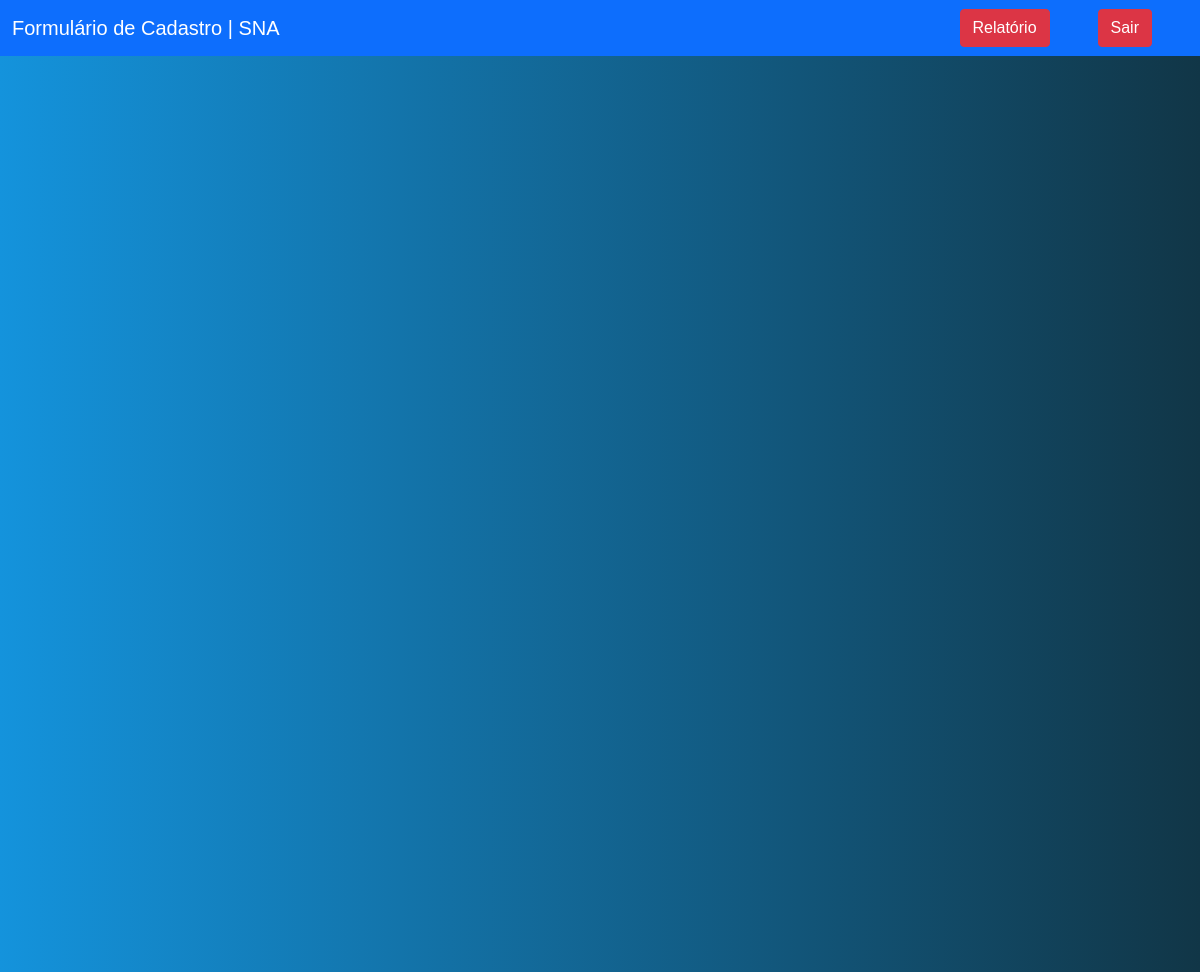
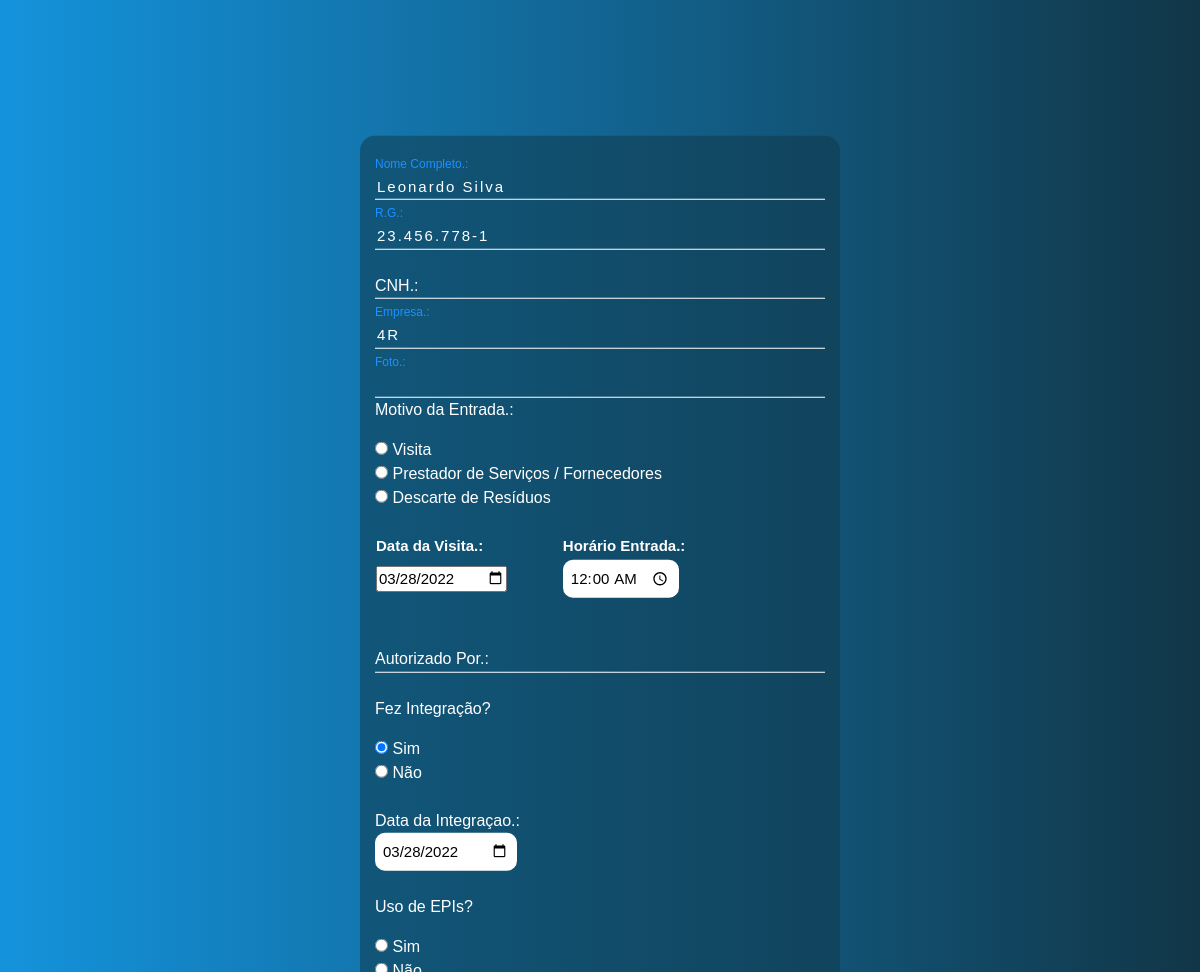
The app's page /formulario/edit.php?id=12 with its own data (2 pictures, top to bottom).
### tables this page shows
CREATE TABLE `tab_cadastro` (
  `id` int(11) NOT NULL,
  `nome` varchar(45) NOT NULL,
  `rg` varchar(20) NOT NULL,
  `cnh` varchar(20) NOT NULL,
  `empresa` varchar(45) NOT NULL,
  `foto` varchar(50) NOT NULL,
  `motivo` varchar(50) NOT NULL,
  `autorizadopor` varchar(50) NOT NULL,
  `data_visita` date NOT NULL,
  `Hora_Entrada` time NOT NULL,
  `integracao` varchar(15) NOT NULL,
  `data_integ` date NOT NULL,
  `usoepis` varchar(20) NOT NULL,
  `observ` varchar(100) NOT NULL,
  `login` varchar(20) DEFAULT NULL,
  `senha` varchar(10) DEFAULT NULL
);

### formulario/edit.php (the view, shortened to what this page needs)
<?php
    include_once('config.php');
    if(!empty($_GET['id']))
    {
        $id = $_GET['id'];
        $sqlSelect = "SELECT * FROM tab_cadastro WHERE id=$id";
        $result = $conexao->query($sqlSelect);
        if($result->num_rows > 0)
        {
            while($user_data = mysqli_fetch_assoc($result))
            {
                $nome = $user_data['nome'];
                $rg = $user_data['rg'];
                $cnh = $user_data['cnh'];
                $empresa = $user_data['empresa'];
                $foto = $user_data['foto'];
                $motivo = $user_data['motivo'];
                $data_visita = $user_data['data_visita'];
                $Hora_Entrada = $user_data['Hora_Entrada'];
                $autorizadopor = $user_data['autorizadopor'];
                $integracao = $user_data['integracao'];
                $data_integ = $user_data['data_integ'];
                $usoepis = $user_data['usoepis'];
            }
        }
        else
        {
            header('Location: sistema.php');
        }
    }
    else
        {
            header('Location: sistema.php');
        }
?>
<!DOCTYPE html>
<html lang="en">
<head>
    <link href="https://cdn.jsdelivr.net/npm/bootstrap@5.0.2/dist/css/bootstrap.min.css" rel="stylesheet">
</head>
<body>
    <nav class="navbar navbar-expand-lg navbar-dark bg-primary">
        <div class="container-fluid">
            <a class="navbar-brand" href="#">Formulário de Cadastro | SNA</a>
        </div>
        <div class="d-flex">
            <a href="sistema.php" class="btn btn-danger me-5">Relatório</a>
        </div>
        <div class="d-flex">
            <a href="sair.php" class="btn btn-danger me-5">Sair</a>
        </div>
    </nav>
    <div class="FotoPerfil">
    </div>
    <div class="box">
        <form action="formulario.php" method="POST">
            <fieldset>
                <br>
                <div class="inputBox">
                    <input type="text" name="nome" id="nome" class="inputUser" value="<?php echo $nome ?>" required>
                    <label for="nome" class="labelInput">Nome Completo.:</label>
                </div>
                <br>
                <div class="inputBox">
                    <input type="text" name="rg" id="rg" class="inputUser" value="<?php echo $rg ?>" required>
                    <label for="rg" class="labelInput">R.G.:</label>
                </div>
                <br>
                <div class="inputBox">
                    <input type="text" name="cnh" id="cnh" class="inputUser" value="<?php echo $cnh ?>" required>
                    <label for="cnh" class="labelInput">CNH.:</label>
                </div>
                <br>
                <div class="inputBox">
                    <input type="text" name="empresa" id="empresa" class="inputUser" value="<?php echo $empresa ?>" required>
                    <label for="empresa" class="labelInput">Empresa.:</label>
                </div>
                <br>
                <div class="inputBox">
                    <input type="text" name="foto" id="foto" class="inputUser" value="<?php echo $foto ?>">
                    <label for="foto" class="labelInput">Foto.:</label>
                </div>
                <p>Motivo da Entrada.:</p>
                <input type="radio" id="visita" name="motivo" value="visita" <?php echo $motivo == 'visita' ? 'checked' : '' ?> required>
                <label for="visita">Visita</label>
                <br>
                <input type="radio" id="prestserv" name="motivo" value="prestserv" <?php echo $motivo == 'prestserv' ? 'checked' : '' ?> required>
                <label for="prestserv">Prestador de Serviços / Fornecedores</label>
                <br>
                <input type="radio" id="descarte" name="motivo" value="descarte" <?php echo $motivo == 'descarte' ? 'checked' : '' ?> required>
                <label for="descarte">Descarte de Resíduos</label>
                <br><br>
                <table>
                    <tr>
                        <th>Data da Visita.:</th>
                        <th>Horário Entrada.:</th>
                    </tr>
                    <tr>
                        <td><input type="date" name="data_visita" id="data_visita" value="<?php echo $data_visita ?>" required></td>
                        <td><input type="time" name="Hora_Entrada" id="Hora_Entrada" value="<?php echo $Hora_Entrada ?>" required></td>
                    </tr>
                </table>
                <br><br>
                <div class="inputBox">
                    <input type="text" name="autorizadopor" id="autorizadopor" class="inputUser" value="<?php echo $autorizadopor ?>" required>
                    <label for="motivo" class="labelInput">Autorizado Por.:</label>
                </div>
                <br>
                <p>Fez Integração?</p>
                <input type="radio" id="sim" name="integ" value="sim" <?php echo $integracao == 'sim' ? 'checked' : '' ?> required>
                <label for="sim">Sim</label>
                <br>
                <input type="radio" id="nao" name="integ" value="nao" <?php echo $integracao == 'nao' ? 'checked' : '' ?> required>
                <label for="nao">Não</label>
                <br><br>
                <label for="data_integracao">Data da Integraçao.:</label><br>
                <input type="date" name="data_integracao" id="data_integracao" value="<?php echo $data_integ ?>" required>
                <br><br>
                 <p>Uso de EPIs?</p>
                <input type="radio" id="sim" name="usoepis" value="sim" <?php echo $usoepis == 'sim' ? 'checked' : '' ?> required>
                <label for="sim">Sim</label>
                <br>
                <input type="radio" id="nao" name="usoepis" value="nao" <?php echo $usoepis == 'nao' ? 'checked' : '' ?> required>
                <label for="nao">Não</label>
                <br><br>
                <br><br>
            </fieldset>
        </form>
    </div>
</body>
</html>

### formulario/edit.php (style rules this page uses)
body { font-family: Arial, Helvetica, sans-serif; background: linear-gradient(to right, rgb(20, 147, 220), rgb(17, 54, 71)); color: white; }
.box { color: white; position: absolute; top: 83%; left: 50%; transform: translate(-50%,-50%); background-color: rgba(17, 54, 71, 0.5); padding: 15px; border-radius: 15px; width: 40%; }
fieldset { border: 0px solid dodgerblue; }
.inputBox { position: relative; }
.inputUser { background: none; border: none; border-bottom: 1px solid white; outline: none; color: white; font-size: 15px; width: 100%; letter-spacing: 2px; }
.labelInput { position: absolute; top: 0px; left: 0px; pointer-events: none; transition: .5s; }
.inputUser:focus ~ .labelInput, .inputUser:valid ~ .labelInput { top: -20px; font-size: 12px; color: dodgerblue; }
#data_integracao { border: none; padding: 8px; border-radius: 10px; outline: none; font-size: 15px; }
.d-flex { color: black; }
table { font-family: sans-serif; font-size: 15px; text-align: left; height: 15px; }
th { width: 60%; height: 10px; }
#Hora_Entrada { border: none; padding: 8px; border-radius: 10px; outline: 5px; font-size: 15px; }

### records on screen
tab_cadastro: nome "Leonardo Silva", rg "23.456.778-1", empresa "4R", motivo "☐ Visita", motivo "☐ Prestador de Serviços / Fornec", motivo "☐ Descarte de Resíduos", data_visita "03/28/2022", Hora_Entrada "00:00:00", integracao "☑ Sim", integracao "☐ Não", data_integracao "03/28/2022"
